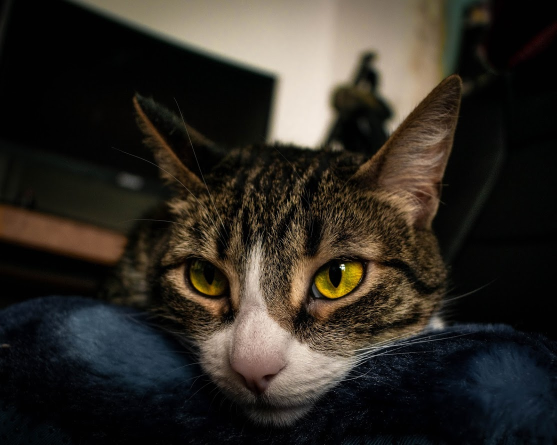
#> input picture images/coyoya.jpg, 1113 x 890 px (shown at 1/2 size)
$ jupyter execute --allow-errors hwk01.ipynb   (shell and % lines are left out)
#> lines starting #> are read from the running program, lines starting #| are printed output that depends on the picture; long printed decimals are rounded
# MAT281 - Tarea 1

## SVD y Gatitos

En este ejercicio utilizaremos la descomposición valor singular con tal de comprimir imágenes, si bien hay algoritmos mucho mejores para esto, será un ejercicio muy ilustrativo.

### Recuerdo

La descomposición SVD de una matriz $A$ de tamaño $m \times n$ posee la siguiente forma
$$
A = U \Sigma V^H
$$
donde $\Sigma$ es diagonal $m \times n$, mientras que $U$ y $V$ son matrices unitarias $m \times m$ and $n \times n$, respectivamente. Los elementos diagonales de $\Sigma$ son no-negativos y aquellos valores positivos son llamados **valores singulares** de $A$. Como convención los valores singulares se listan en orden decreciente a lo largo de la diagonal. Las columnas de $U$ y $V$ son llamadas **vectores singulares** izquierdos y derechos respectivamente.

PD: Recuerda que $A^H = \bar{A}^\top$, es decir, la matriz traspuesta de la matriz conjugada.

[cell 1]
import numpy as np
from scipy.linalg import svd

np.random.seed(42)  # Para reproducibilidad de resultados

Por ejemplo para una matriz de $2 \times 2$:

[cell 2]
A = np.array([[0.1, 0.5], [0.4, 0.8]])
u, s, vh = svd(A)

#### Ejercicio 1

(5 puntos)

Define la función `svd_validaton` tal que:

1. El _input_ sea un arreglo bidimensional `A` de tamaño $m \times n$.
2. Obtenga la descomposición valor singular de `A`.
3. Retorne `True` o `False` si es que se cumple la igualdad
$$
A = \sum_{l=1}^{\min(m, n)} \sigma_l \; u_l v_l^H,
$$
donde $\sigma_l$ corresponden a los valores singulares de $A$, mientras que $u_i$ y $v_j$ a las columnas de $U$ y $V$ respectivamente. Hint: Utiliza `np.allclose` con la tolerancia por defecto.

[cell 3]
def svd_validation(A):
    u, s, vh = svd(A)
    M = np.zeros(np.shape(A)) #inicializa una matriz nula para ir acumulando la suma
    for i in range(1, min(np.shape(A)) + 1):
        M += s[i-1]*(u[:,i-1:i]@vh[i-1:i,:])
    return np.allclose(A, M)

[cell 4]
A_test = np.random.randint(100, size=(20, 5))
svd_validation(A_test)

### Geometría

Considerar una matriz `A` como un operador lineal tiene una interpretación geométrica muy sencilla, transforma una (hyper)-esfera en una (hyper)-elipse. Por ejemplo, consideremos una esfera unitaria en $\mathbb{R}^2$.

[cell 5]
import matplotlib.pyplot as plt

[cell 6]
def show_circle(circle):
    plt.plot(circle[0, :], circle[1, :])
    plt.axis('image');

[cell 7]
t = np.linspace(0, 3.5 * np.pi , num=300)
l = np.linspace(-1, 1, num=10)
z = np.zeros_like(l)
circle = np.array(
    [
        np.concatenate([l, np.cos(t), z]),
        np.concatenate([z, np.sin(t), l])
    ]
)

show_circle(circle)

Luego, al utilizar `A` como un operador lineal, es decir $A C$.

[cell 8]
print(A)

[cell 9]
show_circle(A @ circle)

#### Ejercicio 2

(5 puntos)

* Obtén la descomposición SVD de $A$, tal que $A = U \Sigma V^H$.
* Grafica el resultado de aplicar los siguientes operadores lineales a la circunferencia unitaria:
    - $U$
    - $\Sigma$
    - $V^H$
* Explica con tus palabras la transformación de la circunferencia unitaria luego de aplicar los operadores anteriores, ¿Influye en algo que $U$ y $V$ sean unitarias?
* ¿Qué relación tienen los operadores anteriores respecto a aplicar el operador lineal $A$?

[cell 10]
u, s, vh = svd(A)

[cell 11]
show_circle(u@circle)

[cell 12]
show_circle(np.array([[s[0],0],[0,s[1]]])@circle)
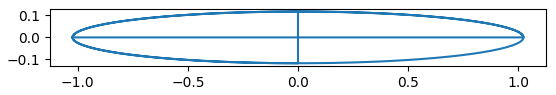
#> figure drawn by matplotlib, 1 panel

[cell 13]
show_circle(vh@circle)
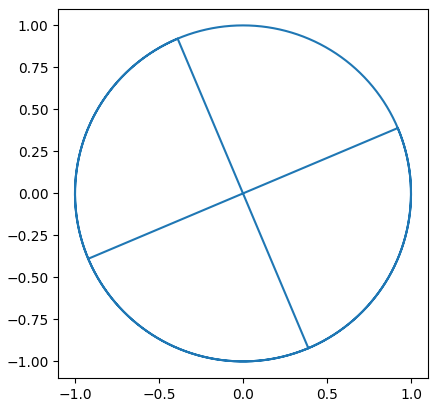
#> figure drawn by matplotlib, 1 panel

__Respuesta:__ Las matrices $U$ y $V$ rotan la circunferencia, esto pasa precisamente porque las matrices son unitarias, al ser unitarias, es un producto de rotaciones y reflexiones. Por otro lado, $\Sigma$ aplasta verticalmente la circunferencia.

__Respuesta:__ El operador lineal $A$ es el producto de los anteriores, por tanto aplicar el operador lineal $A$ consiste en rotar, aplastar verticalmente y luego volver a rotar.

### Aproximación Rango Menor

Existen muchas maneras de expresar una matriz como una suma de matrices de menor rango, por ejemplo:

$$
\begin{bmatrix}
a & b \\
c & d
\end{bmatrix}
=
\begin{bmatrix}
a & 0 \\ 0 & 0
\end{bmatrix}
+
\begin{bmatrix}
0 & b \\ 0 & 0
\end{bmatrix}
+
\begin{bmatrix}
0 & 0 \\ c & 0
\end{bmatrix}
+
\begin{bmatrix}
0 & 0 \\ 0 & d
\end{bmatrix}.
$$

Cada una de las matrices del lado derecho pueden tener rango a lo más 1.

En el primer ejercicio demostraste que la descomposición SVD $A$ puede ser expresada como una suma de matrices. Sin embargo, cada una de estas matrices tiene rango 1! Esto pues cada una de estas matrices se forma a partir de los productos externos entre los vectores $u_l$ y $v_l$, es decir $u_l v_l^H$.

La pregunta natural es:

_¿Cómo obtener una buena aproximación de $A$ utilizando matrices de rango muy bajo?_

Bueno, aquí va un teorema.

__Teorema 1:__

Sea $A$ matriz de tamaño $m \times n$. Para cualquier $0 \le \ell \le r = \text{rank}(A)$, se define la matriz
$$
A_\ell = \sum_{j=1}^{\ell} \sigma_j u_j v_j^H,
$$
utilizando los valores singulares $\sigma_j$ y los vectores singulares (izquierdos y derechos) $u_j, v_j$ de $A$,  i.e., $A_\ell$ se compone de la suma de los primeros $\ell$ términos de la descomposición SVD escrita como una suma de productor externos. Luego, el mínimo de  $\| A - B \|_F$ sobre todas las matrices $B$ de tamaño $m \times n$ y rango no mayor a $\ell$ se obtiene por $\| A - A_\ell \|_F$ y el mínimo que se alcanza es  $(\sigma_{\ell+1}^2 + \cdots + \sigma_r^2)^{1/2}$.

Recuerda que la norma de Frobenius se define como

$$
\| A \|_F = \bigg( \sum_{i, j} |A_{ij}|^2 \bigg)^{1/2}.
$$

Motivaremos el ejercicio utilizando imágenes en escala de grises ya que es muy intuitivo, fácil de ver y se puede considerar que la imagen es una matriz.

[cell 14]
from pathlib import Path
from PIL import Image

[cell 15]
# Utilizaremos una foto de una de mis gatitas c:
cat = Image.open(Path().resolve().parent / "images" / "coyoya.jpg").convert('L')
cat

Para convertirla en un numpy array basta con:

[cell 16]
cat_np = np.array(cat)
print(cat_np.shape)
#| (890, 1113)

#### Ejercicio 3

(10 puntos)

Define la función `low_rank_svd_approximation` tal que:

* Los inputs sean $A$ (la imagen convertida un `np.array` de dimensión 2) y un valor entero $\ell$ que represente la cantidad de términos a sumar de la despomposición SVD (respecto al teorema anterior).
* Retorne la aproximación $A_\ell$
* Imprima el error de la aproximación utilizando la norma de Frobenius.

Luego prueba tu función y observa la imagen con distintos valores de $\ell$.

[cell 17]
def low_rank_svd_approximation(A, l):
#> called with l = 10
    u, s, vh = svd(A)
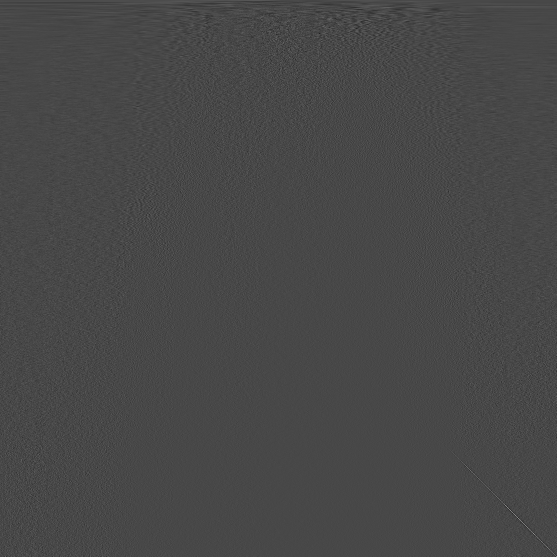
#> vh: shape (1113, 1113) float32 (shown at 1/2 size); min -0.263, max 0.668, mean 3.97e-05; drawn with min black and max white
#> s = 890 values, max 62637.2 at index 0, min 2.25 at index 889, mean 418.9
    m, n = np.shape(A)
#> m = 890; n = 1113
    A_l = np.zeros(np.shape(A)) #inicializa una matriz nula para ir acumulando la suma
    for i in range(min(l,m,n)): #ciclo para calcular la suma, se detiene cuando i <= min(l, m, n)
        A_l += s[i]*(u[:,i:i+1]@vh[i:i+1,:])
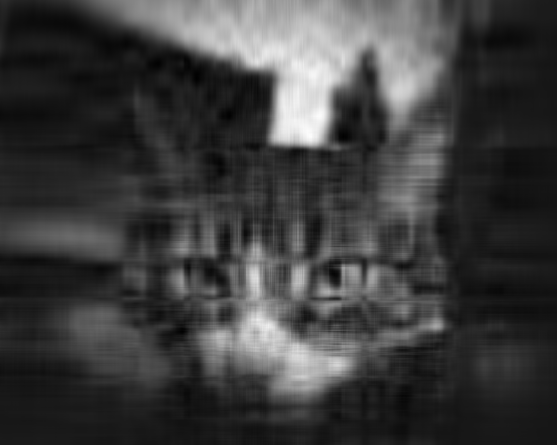
#> A_l: shape (890, 1113) float64 (shown at 1/2 size); min -22.47, max 253.7, mean 44.1; drawn with min black and max white
    error = np.linalg.norm(A - A_l,'fro')
#> error = 16044.7
    print(f'El error es {error}')
#| El error es 16044.655
    return A_l

[cell 18]
cat10 = low_rank_svd_approximation(cat_np, l=10)
plt.imshow(cat10, cmap='gray');

[cell 19]
cat50 = low_rank_svd_approximation(cat_np, l=50)
#> call 2 of low_rank_svd_approximation, with l = 50
#> after the loop in low_rank_svd_approximation (call 2), `for i in range(min(l,m,n)):`:
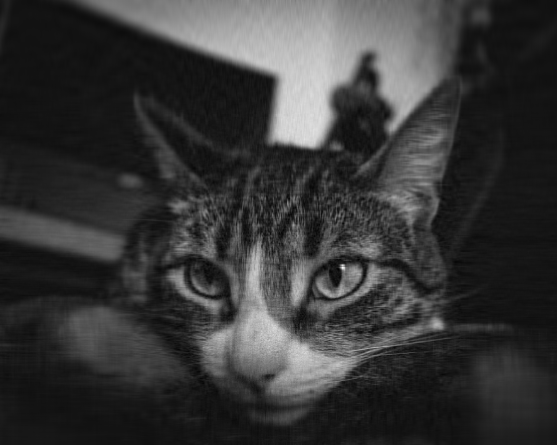
#> A_l: shape (890, 1113) float64 (shown at 1/2 size); min -21.44, max 280.8, mean 44.3; drawn with min black and max white
#> in low_rank_svd_approximation (call 2), `error = np.linalg.norm(A - A_l,'fro')`: error = 8143.3
#| El error es 8143.299
plt.imshow(cat50, cmap='gray');

#### Ejercicio 4

(15 puntos)

En el ejercicio anterior fijaste un rango máximo y obtuviste la aproximación, sin embargo, en otro contexto, te gustaría fijar una tolerancia de error y obtener la mejor aproximación.

Define la función `low_rank_svd_tol_approximation` tal que:

* Los inputs sean $A$ (la imagen convertida un `np.array` de dimensión 2) y $\varepsilon$ (tolerancia relativa) tal que
$$
\left(\frac{\sigma_{\ell+1}^2 + \cdots + \sigma_r^2}{\sigma_1^2 + \cdots + \sigma_r^2}\right)^{1/2} \le \varepsilon.
$$
* Imprima $\ell(\varepsilon)$, es decir, el mayor rango aproximado de $A$ tal que el error de aproximación sea a lo más $\varepsilon$.
* Retorne la aproximación $A_{\ell(\varepsilon)}$

Luego prueba tu función y observa la imagen con distintos valores de $\varepsilon$.

[cell 20]
def low_rank_svd_tol_approximation(A, tol):
#> called with tol = 0.1
    l = 0
    e = tol + 1 #inicializa el error relativo de modo que siempre entre al ciclo
    u, s, vh = svd(A)
    while e**(0.5) > tol: #itera hasta tener un l = l(tol) e <= tol
        e = sum(s[l:]*s[l:])/sum(s*s)
        l+=1
#> this loop made 65 passes
#> e on passes 1 to 12: 1, 0.255, 0.166, 0.133, 0.112, 0.0911, 0.0785, 0.0672, 0.0594, 0.0537, 0.0489, 0.0447
#> after the loop, l = 65
    print(f'El mayor rango aproximado de A para tol = {tol} es l = {l}')
#| El mayor rango aproximado de A para tol = 0.1 es l = 65
    return low_rank_svd_approximation(A,l) #reutilizamos la función anterior para el l encontrado
#| El error es 7152.557

[cell 21]
x = np.array([0,1,2,3,4,5,6,7,8,9])
x[:1]

[cell 22]
cat_e1 = low_rank_svd_tol_approximation(cat_np, tol=1.e-1)
plt.imshow(cat_e1, cmap='gray');

[cell 23]
cat_e2 = low_rank_svd_tol_approximation(cat_np, tol=1.e-2)
#> the loop in low_rank_svd_tol_approximation (call 2), `while e**(0.5) > tol:` made 458 passes
#| El mayor rango aproximado de A para tol = 0.01 es l = 458
#| El error es 717.604
plt.imshow(cat_e2, cmap='gray');

#### Ejercicio 5

(5 puntos)

Utilizando alguna imagen de tu preferencia utiliza ambas

[cell 24]
your_img_name = "mancha3.jpeg" #foto de mi gata Mancha
your_img = Image.open(Path().resolve().parent / "images" / your_img_name ).convert('L')
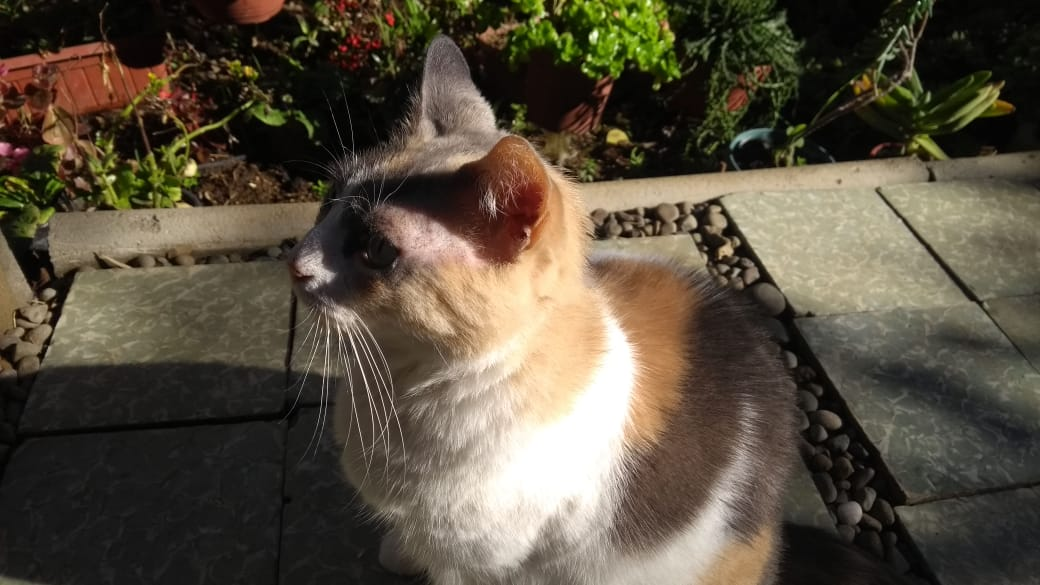
#> input picture images/mancha3.jpeg, 1040 x 585 px
your_img

[cell 25]
your_img_np = np.array(your_img)

[cell 26]
your_img10 = low_rank_svd_approximation(your_img_np, l=10)
#> in low_rank_svd_approximation (call 5), `u, s, vh = svd(A)`:
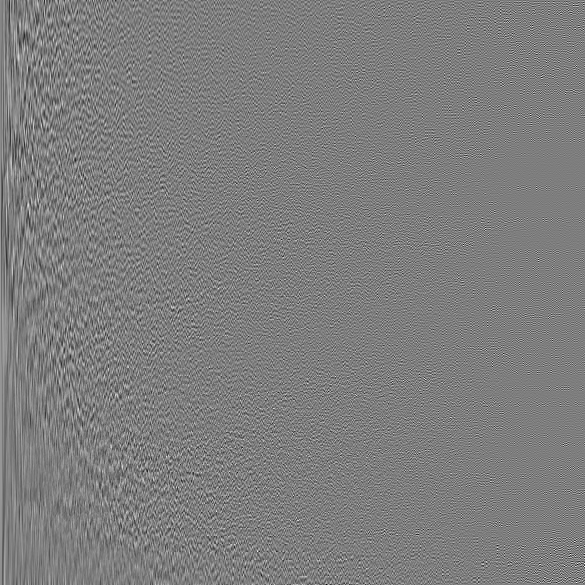
#> u: shape (585, 585) float32; min -0.245, max 0.251, mean 8.73e-05; drawn with min black and max white
#> in low_rank_svd_approximation (call 5), `u, s, vh = svd(A)`: s = 585 values, max 72462.7 at index 0, min 3.93 at index 584, mean 604.2
#> after the loop in low_rank_svd_approximation (call 5), `for i in range(min(l,m,n)):`:
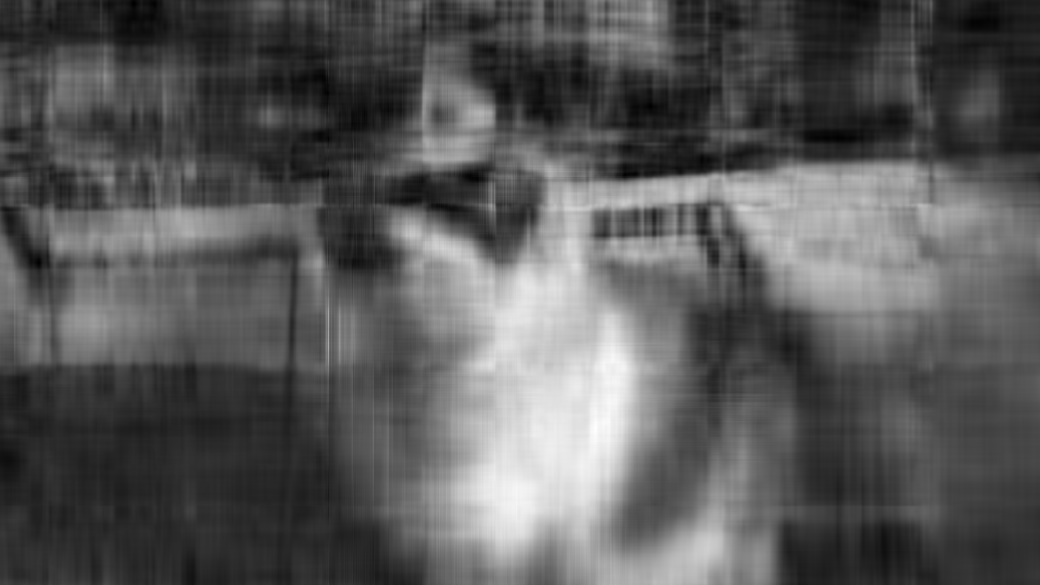
#> A_l: shape (585, 1040) float64; min -25.87, max 277.5, mean 80.1; drawn with min black and max white
#> in low_rank_svd_approximation (call 5), `error = np.linalg.norm(A - A_l,'fro')`: error = 16613.9
#| El error es 16613.879
plt.imshow(your_img10, cmap='gray');

[cell 27]
your_img50 = low_rank_svd_approximation(your_img_np, l=20)
#> after the loop in low_rank_svd_approximation (call 6), `for i in range(min(l,m,n)):`:
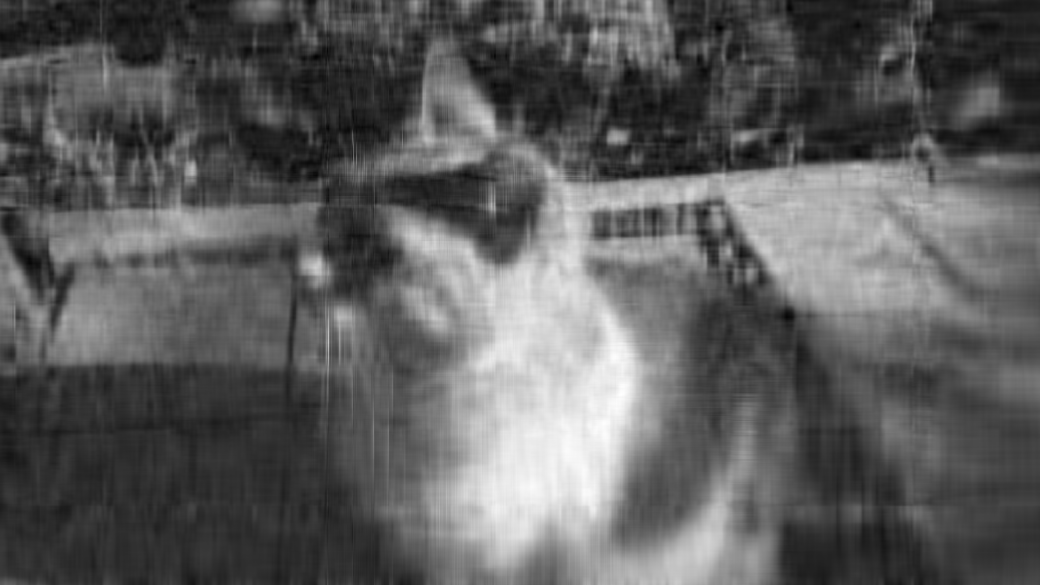
#> A_l: shape (585, 1040) float64; min -31.54, max 274, mean 80.1; drawn with min black and max white
#> in low_rank_svd_approximation (call 6), `error = np.linalg.norm(A - A_l,'fro')`: error = 12425.4
#| El error es 12425.424
plt.imshow(your_img50, cmap='gray');

[cell 28]
your_img_e1 = low_rank_svd_tol_approximation(your_img_np, tol=1.e-1)
#| El mayor rango aproximado de A para tol = 0.1 es l = 47
#> after the loop in low_rank_svd_approximation (call 7), `for i in range(min(l,m,n)):`:
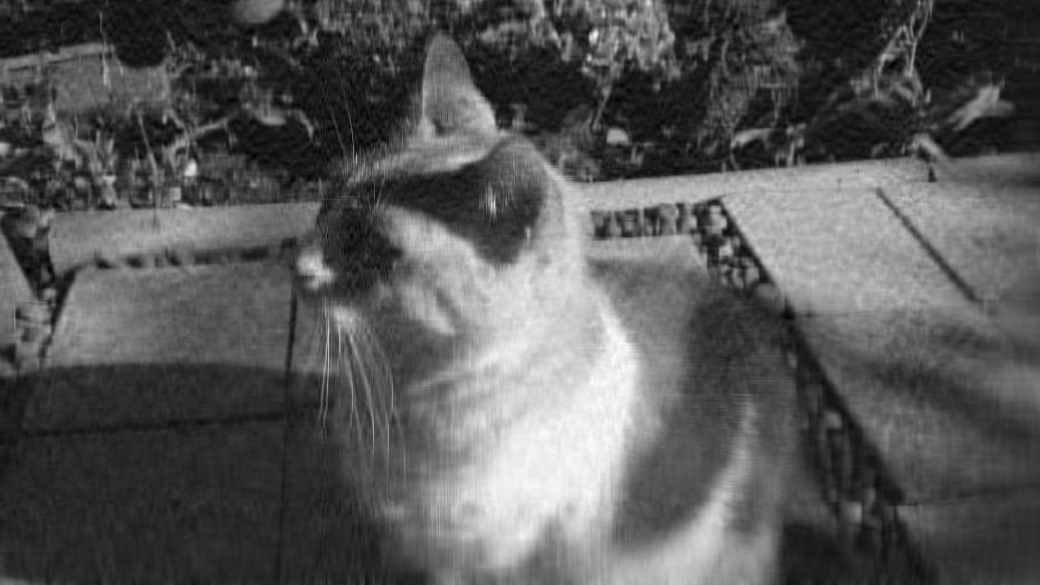
#> A_l: shape (585, 1040) float64; min -22.13, max 273, mean 80.1; drawn with min black and max white
#> in low_rank_svd_approximation (call 7), `error = np.linalg.norm(A - A_l,'fro')`: error = 7971.3
#| El error es 7971.269
plt.imshow(your_img_e1, cmap='gray');

[cell 29]
your_img_e2 = low_rank_svd_tol_approximation(your_img_np, tol=1.e-2)
#| El mayor rango aproximado de A para tol = 0.01 es l = 304
#| El error es 797.674
